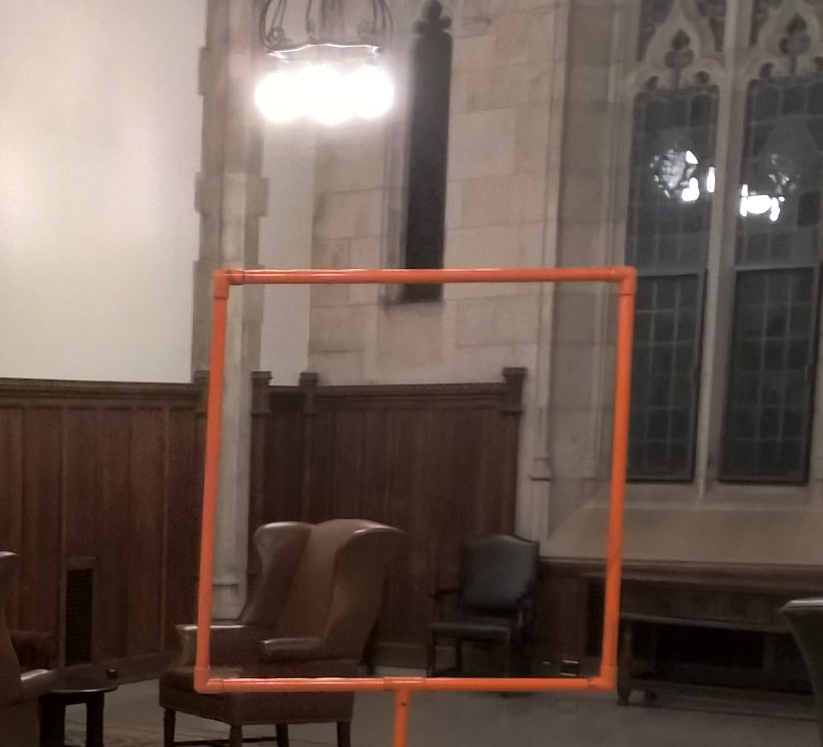
#> input picture hoop.jpg, 1646 x 1494 px, given in place of IMG_2777.jpg, which was not available (shown at 1/2 size)
$ python hoopDetection.py   (older library calls are emulated)
#> lines starting #> are read from the running program, lines starting #| are printed output that depends on the picture; after the words box and inside, x2 and y2 are one past the last pixel; in counts of white or black regions, pixels touching at a corner belong together; long printed decimals are rounded; pictures that were not available may be replaced by others from this repository, and a replacement may not be noted
import cv2
from sklearn.cluster import KMeans
import numpy as np
import imutils

# cap = cv2.VideoCapture(0)

while(1):
   # Take each frame
   # _, frame = cap.read()
   frame = cv2.imread('hoop_images/Chris/IMG_2777.jpg')
#> frame is the input picture: shape (1494, 1646, 3); mean B, G, R 82.5, 91.3, 107.9
   frame = imutils.resize(frame, width = 500)
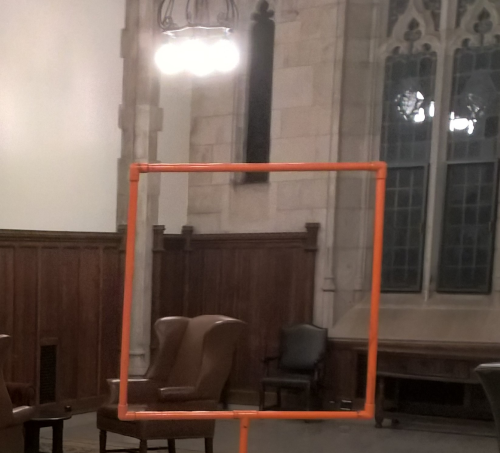
#> frame: shape (453, 500, 3); mean B, G, R 82.5, 91.3, 107.9
   height, width, depth = frame.shape
#> height = 453; width = 500; depth = 3

   # Convert BGR to HSV
   hsv = cv2.cvtColor(frame, cv2.COLOR_BGR2HSV)
#> hsv: shape (453, 500, 3); mean H, S, V 14.2, 75.8, 108

   # define range of blue color in HSV
   lower_orange = np.array([5, 170, 100])
   upper_orange = np.array([15, 255, 255])

   # Threshold the HSV image to get only blue colors
   mask = cv2.inRange(hsv, lower_orange, upper_orange)
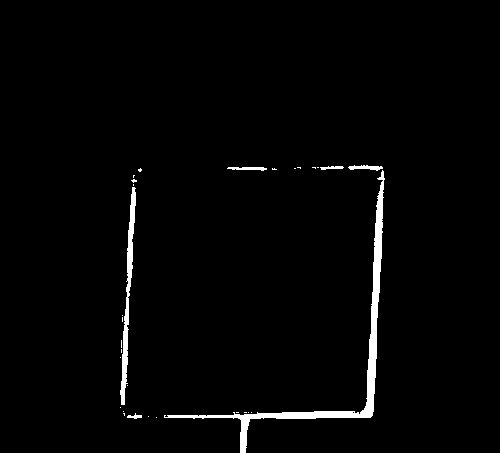
#> mask: shape (453, 500); 2% white; 30 white regions (24 under 20 px)

   # Bitwise-AND mask and original image
   res = cv2.bitwise_and(frame, frame, mask=mask)
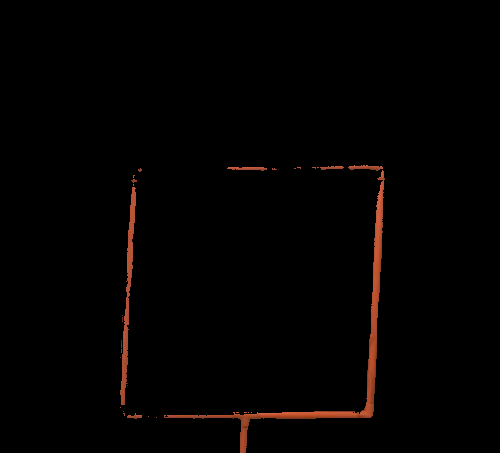
#> res: shape (453, 500, 3); mean B, G, R 0.9, 1.5, 3.4

   _, cnts, _ = cv2.findContours(mask, cv2.RETR_TREE, cv2.CHAIN_APPROX_NONE)
#> cnts = 31 contours, 25 with area under 20; largest, box (x1, y1, x2, y2) and area: (164, 170, 385, 453) 2522, (120, 187, 136, 405) 801, (348, 165, 383, 171) 88, (227, 167, 267, 171) 70, (320, 166, 344, 170) 38, (127, 413, 142, 419) 28
   maxArea = 0
   maxContour = None
   for cnt in cnts:
      area = cv2.contourArea(cnt)
      if area > maxArea:
         maxArea = area
         maxContour = cnt
#> this loop made 31 passes
#> (area, maxArea) on passes 3, 17, 21: (28.5, 28.5), (801, 801), (2522, 2522)
#> area on passes 29 to 31: 69.5, 38.5, 87.5
#> after the loop, maxArea = 2522; maxContour = contour of 974 points, box (x1, y1, x2, y2) (164, 170, 385, 453), area 2522
   blank = np.zeros((height, width , depth), np.uint8)
   cv2.drawContours(frame, maxContour, -1, (0, 255, 0), 3)
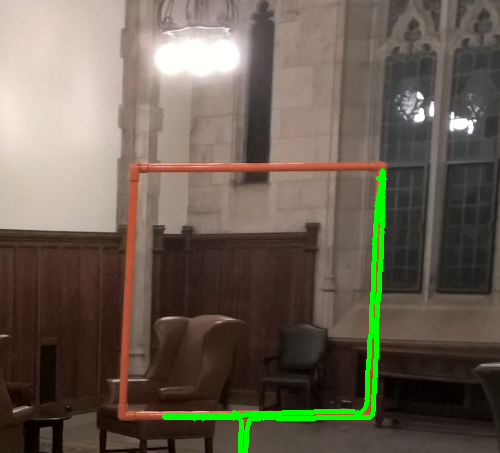
#> frame: shape (453, 500, 3); 1.98% of pixels changed, all inside (x1, y1, x2, y2) = (162, 168, 387, 453)
   cv2.drawContours(blank, maxContour, -1, (255, 255, 255), 3)
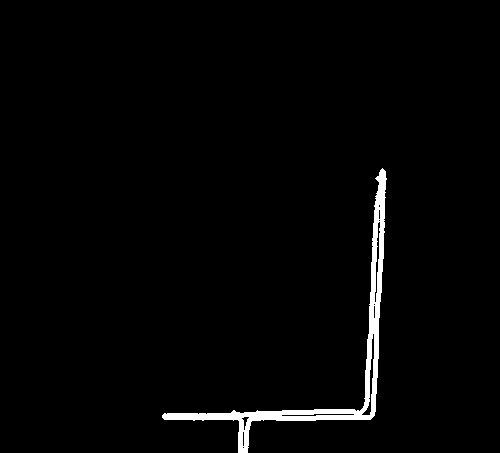
#> blank: shape (453, 500, 3); 2% white; 1 white region, box (x1, y1, x2, y2) and area: (162, 168, 387, 453) 4489
   # [6 lines of commented-out code are left out]

   lines = cv2.HoughLinesP(blank[:,:,0], 1,np.pi/180 , 180)
#> lines = [[373, 416, 385, 197], [366, 409, 378, 185], [370, 419, 383, 169], [372, 417, 385, 171], [365, 410, 376, 195], [162, 415, 243, 417], [163, 414, 369, 418], [164, 419, 242, 419], [207, 413, 362, 413], [377, 237, 380, 170], [163, 418, 241, 418]]

   points = []
   for i in range(len(lines)):
      x1, y1, x2, y2 = lines[i][0]
      for j in range(i + 1, len(lines)):
         x3, y3, x4, y4 = lines[j][0]
         m1 = (y2 - y1) / (x2 - x1 + 0.001)
         c1 = y1 - m1 * x1
         m3 = (y4 - y3) / (x4 - x3 + 0.001)
         c3 = y3 - m3 * x3
         if (abs(m1 - m3) < 0.001):
            continue
         x = (c3 - c1) / (m1 - m3 + 0.001)
         y = m1 * x + c1
         if x > 0 and x < width and y > 0 and y < height:
            points.append([x, y])

         cv2.circle(blank, (int(x), int(y)), 1, (0, 0, 255), -1)
#> this loop made 11 passes
#> blank: shape (453, 500, 3); 0.05% of pixels changed, all inside (x1, y1, x2, y2) = (76, 34, 401, 422)
#> after the loop, points = 37 pairs, first value 77.85 to 399.9, second value 35.78 to 420.1
      # [4 lines of commented-out code are left out]


   kmeans = KMeans(n_clusters=4, random_state=0).fit(points)
   print("CLUSTERS:", kmeans.cluster_centers_)
#| CLUSTERS: [[369.416 417.353]
#|  [ 91.942 412.908]
#|  [385.995  35.783]
#|  [291.928 418.208 ]]
   for point in kmeans.cluster_centers_:
      cv2.circle(blank, (int(point[0]), int(point[1])), 5, (255, 0, 0), -1)
#> this loop made 4 passes
#> point on passes 1 to 4: [369.4, 417.4], [91.94, 412.9], [386, 35.78], [291.9, 418.2]
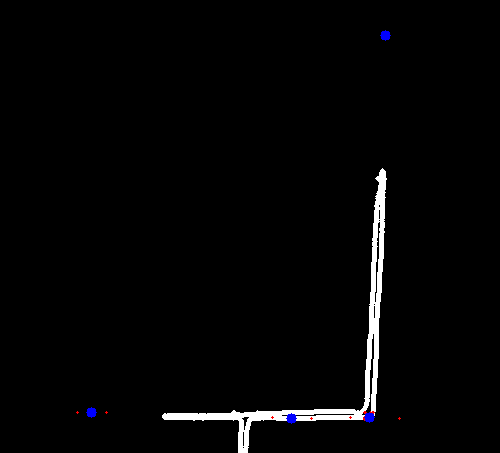
#> blank: shape (453, 500, 3); mean of channels 0, 1, 2 5.3, 4.9, 5; drawn as B, G, R

   # blank = cv2.cornerHarris(blank[:,:,0], 2, 3, 0.04)
   # blank = cv2.dilate(blank, None)

   cv2.imshow('mask', mask)
   cv2.imshow('frame', frame)
   cv2.imshow('res', res)
   cv2.imshow('blank', blank)
   k = cv2.waitKey(10000)
#> (key Esc is pressed here)
   if k == 27:
      break

cv2.destroyAllWindows()
